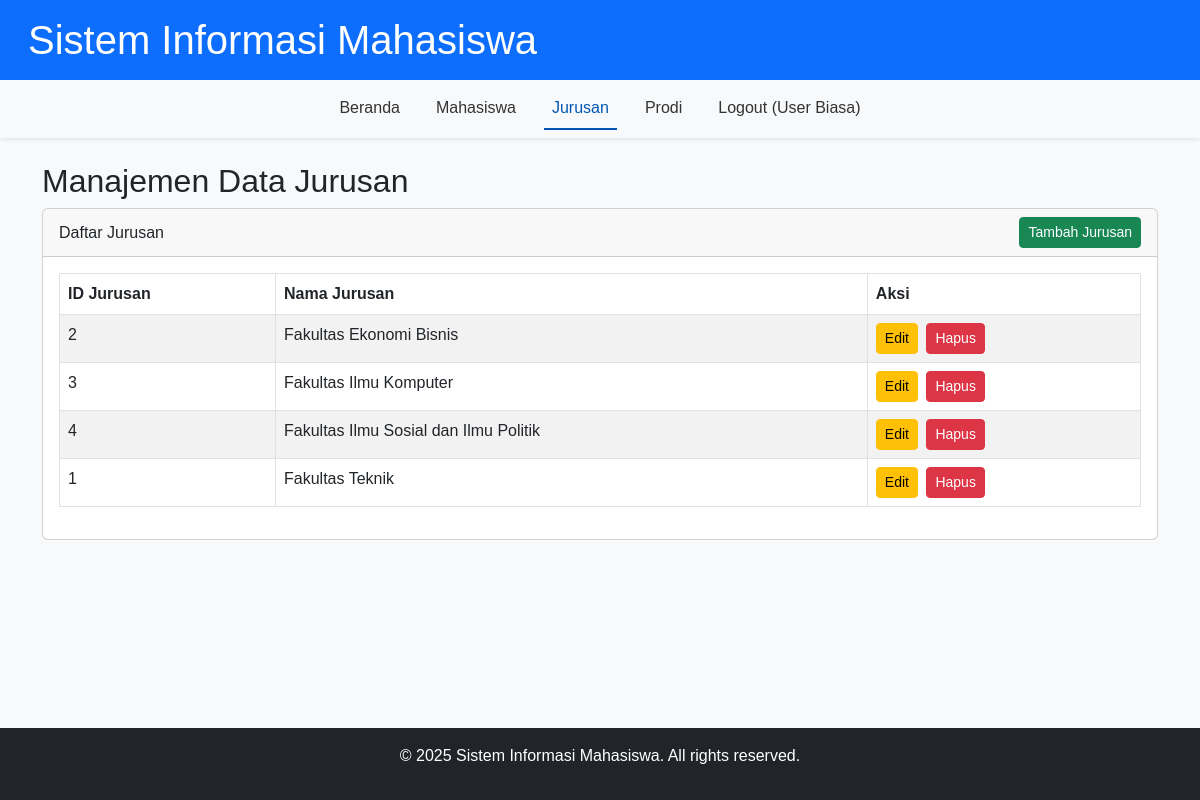
The app's page /jurusan.php (signed in) with its own data.
### tables this page shows
CREATE TABLE `users` (
  `userId` varchar(30) NOT NULL,
  `passw` varchar(100) NOT NULL,
  `nama` varchar(50) NOT NULL
);

CREATE TABLE `jurusan` (
  `id_jurusan` int(2) NOT NULL,
  `nama_jurusan` varchar(100) NOT NULL
);

### functions.php (called while the page is built, shortened)
<?php
function is_logged_in() {
    return isset($_SESSION['user_id']);
}
function get_current_user_name() {
    global $conn;
    if (is_logged_in()) {
        $stmt = $conn->prepare("SELECT nama FROM users WHERE userId = ?");
        $stmt->bind_param("s", $_SESSION['user_id']);
        $stmt->execute();
        $result = $stmt->get_result();
        if ($result->num_rows === 1) {
            $row = $result->fetch_assoc();
            return $row['nama'];
        }
    }
    return 'Tamu';
}
?>

### jurusan.php (the view, shortened to what this page needs)
<?php
include 'config.php';
include 'functions.php';
include 'header.php';
?>
<h2>Manajemen Data Jurusan</h2>
<div class="card">
    <div class="card-header d-flex justify-content-between align-items-center">
        Daftar Jurusan
        <a href="jurusan.php?action=add" class="btn btn-success btn-sm">Tambah Jurusan</a>
    </div>
    <div class="card-body">
        <div class="table-responsive">
            <table class="table table-bordered table-striped">
                <thead>
                    <tr>
                        <th>ID Jurusan</th>
                        <th>Nama Jurusan</th>
                        <th>Aksi</th>
                    </tr>
                </thead>
                <tbody>
                    <?php
                    $sql = "SELECT * FROM jurusan ORDER BY nama_jurusan ASC";
                    $result = $conn->query($sql);
                    if ($result->num_rows > 0) {
                        while ($row = $result->fetch_assoc()) {
                            ?>
                            <tr>
                                <td><?= htmlspecialchars($row['id_jurusan']) ?></td>
                                <td><?= htmlspecialchars($row['nama_jurusan']) ?></td>
                                <td>
                                    <a href="jurusan.php?action=edit&id=<?= urlencode($row['id_jurusan']) ?>" class="btn btn-warning btn-sm me-1">Edit</a>
                                    <a href="jurusan.php?action=delete&id=<?= urlencode($row['id_jurusan']) ?>" class="btn btn-danger btn-sm" onclick="return confirm('Apakah Anda yakin ingin menghapus data ini? Semua prodi yang terkait harus dihapus terlebih dahulu.');">Hapus</a>
                                </td>
                            </tr>
                            <?php
                        }
                    } else {
                        echo "<tr><td colspan='3' class='text-center'>Tidak ada data jurusan.</td></tr>";
                    }
                    ?>
                </tbody>
            </table>
        </div>
    </div>
</div>
<?php
include 'footer.php';
?>

### header.php (shortened to what this page needs)
<!DOCTYPE html>
<html lang="id">
<head>
    <link href="https://cdn.jsdelivr.net/npm/bootstrap@5.3.0/dist/css/bootstrap.min.css" rel="stylesheet">
    <link rel="stylesheet" href="https://cdnjs.cloudflare.com/ajax/libs/font-awesome/6.0.0-beta3/css/all.min.css">
    <link rel="stylesheet" href="style.css">
</head>
<body>
    <header class="bg-primary text-white p-3">
        <div class="container-fluid">
            <h1 class="mb-0">Sistem Informasi Mahasiswa</h1>
        </div>
    </header>
    <nav class="navbar navbar-expand-lg navbar-light bg-light shadow-sm">
        <div class="container-fluid">
            <div class="collapse navbar-collapse" id="navbarNav">
                <ul class="navbar-nav mx-auto">
                    <li class="nav-item">
                        <a class="nav-link <?= (basename($_SERVER['PHP_SELF']) == 'dashboard.php') ? 'active' : '' ?>" href="dashboard.php">Beranda</a>
                    </li>
                    <li class="nav-item">
                        <a class="nav-link <?= (basename($_SERVER['PHP_SELF']) == 'mahasiswa.php') ? 'active' : '' ?>" href="mahasiswa.php">Mahasiswa</a>
                    </li>
                    <li class="nav-item">
                        <a class="nav-link <?= (basename($_SERVER['PHP_SELF']) == 'jurusan.php') ? 'active' : '' ?>" href="jurusan.php">Jurusan</a>
                    </li>
                    <li class="nav-item">
                        <a class="nav-link <?= (basename($_SERVER['PHP_SELF']) == 'prodi.php') ? 'active' : '' ?>" href="prodi.php">Prodi</a>
                    </li>
                    <li class="nav-item">
                        <a class="nav-link" href="logout.php">Logout (<?= get_current_user_name() ?>)</a>
                    </li>
                </ul>
            </div>
        </div>
    </nav>
    <main class="container mt-4 mb-5">

### style.css (style rules this page uses)
body { display: flex; flex-direction: column; min-height: 100vh; font-family: Arial, sans-serif; background-color: #f8f9fa; }
header { background-color: #0056b3 !important; }
.navbar-nav .nav-link { color: #333; font-weight: 500; margin: 0 10px; }
.navbar-nav .nav-link.active, .navbar-nav .nav-link:hover { color: #0056b3; border-bottom: 2px solid #0056b3; }

### records on screen
users: nama "User Biasa"
jurusan: id_jurusan "2", nama_jurusan "Fakultas Ekonomi Bisnis"
jurusan: id_jurusan "3", nama_jurusan "Fakultas Ilmu Komputer"
jurusan: id_jurusan "4", nama_jurusan "Fakultas Ilmu Sosial dan Ilmu Politik"
jurusan: id_jurusan "1", nama_jurusan "Fakultas Teknik"
